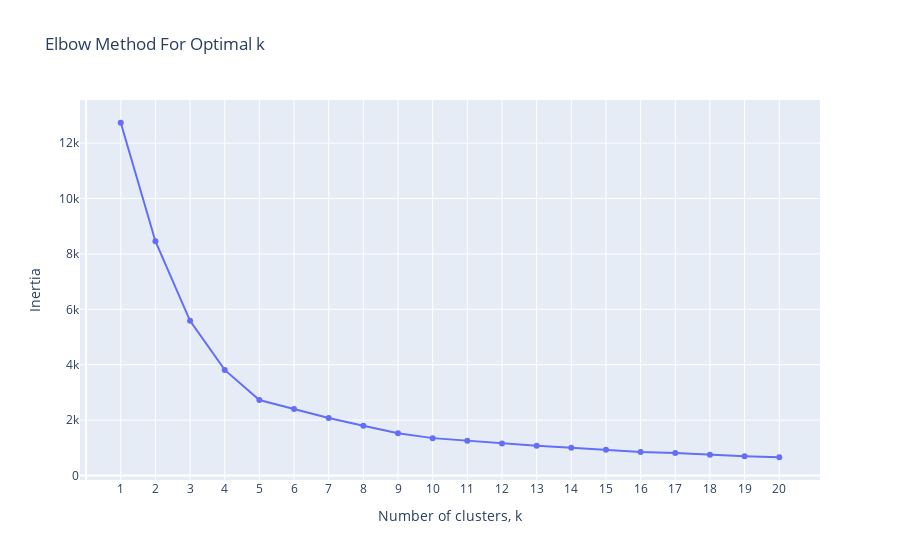

Source (notebook cell):
### Code cell
fig = go.Figure()
fig.add_trace(go.Scatter(x=list(range_of_clusters), y=inertias, mode='lines+markers', name='Inertia'))
fig.update_layout(title='Elbow Method For Optimal k',
                  xaxis_title='Number of clusters, k',
                  yaxis_title='Inertia',
                  xaxis=dict(tickmode='array', tickvals=list(range_of_clusters)))
fig.show()

### Figure 1 — Plotly figure (JSON) as saved in the notebook; plotly's stock layout.template omitted (floating-point values rounded to 4 significant figures)
{"data": [{"mode": "lines+markers", "name": "Inertia", "type": "scatter", "x": [1, 2, 3, 4, 5, 6, 7, 8, 9, 10, 11, 12, 13, 14, 15, 16, 17, 18, 19, 20], "y": [12740.0, 8458.0, 5585.0, 3812.0, 2725.0, 2400.0, 2078.0, 1799.0, 1526.0, 1350.0, 1255.0, 1158.0, 1075.0, 1004.0, 928.2, 850.9, 808.8, 747.0, 696.0, 659.8]}], "layout": {"title": {"text": "Elbow Method For Optimal k"}, "xaxis": {"tickmode": "array", "tickvals": [1, 2, 3, 4, 5, 6, 7, 8, 9, 10, 11, 12, 13, 14, 15, 16, 17, 18, 19, 20], "title": {"text": "Number of clusters, k"}}, "yaxis": {"title": {"text": "Inertia"}}}}
